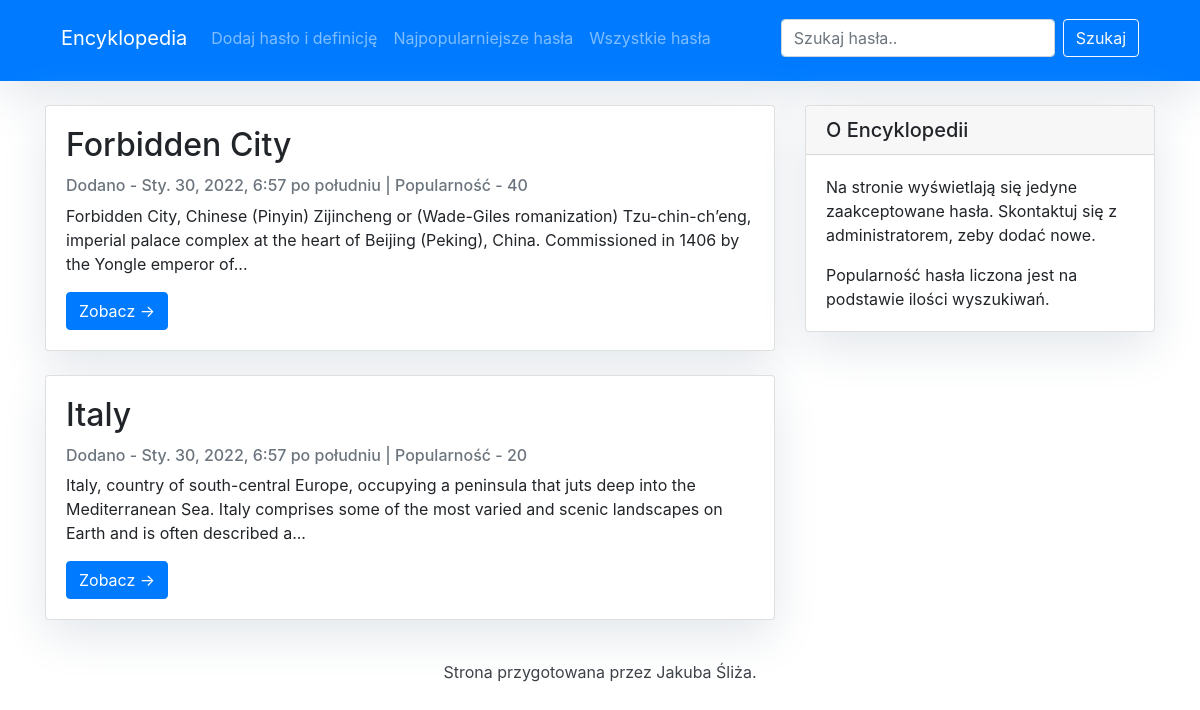
Before: /najpopularniejsze/ with the older database file.
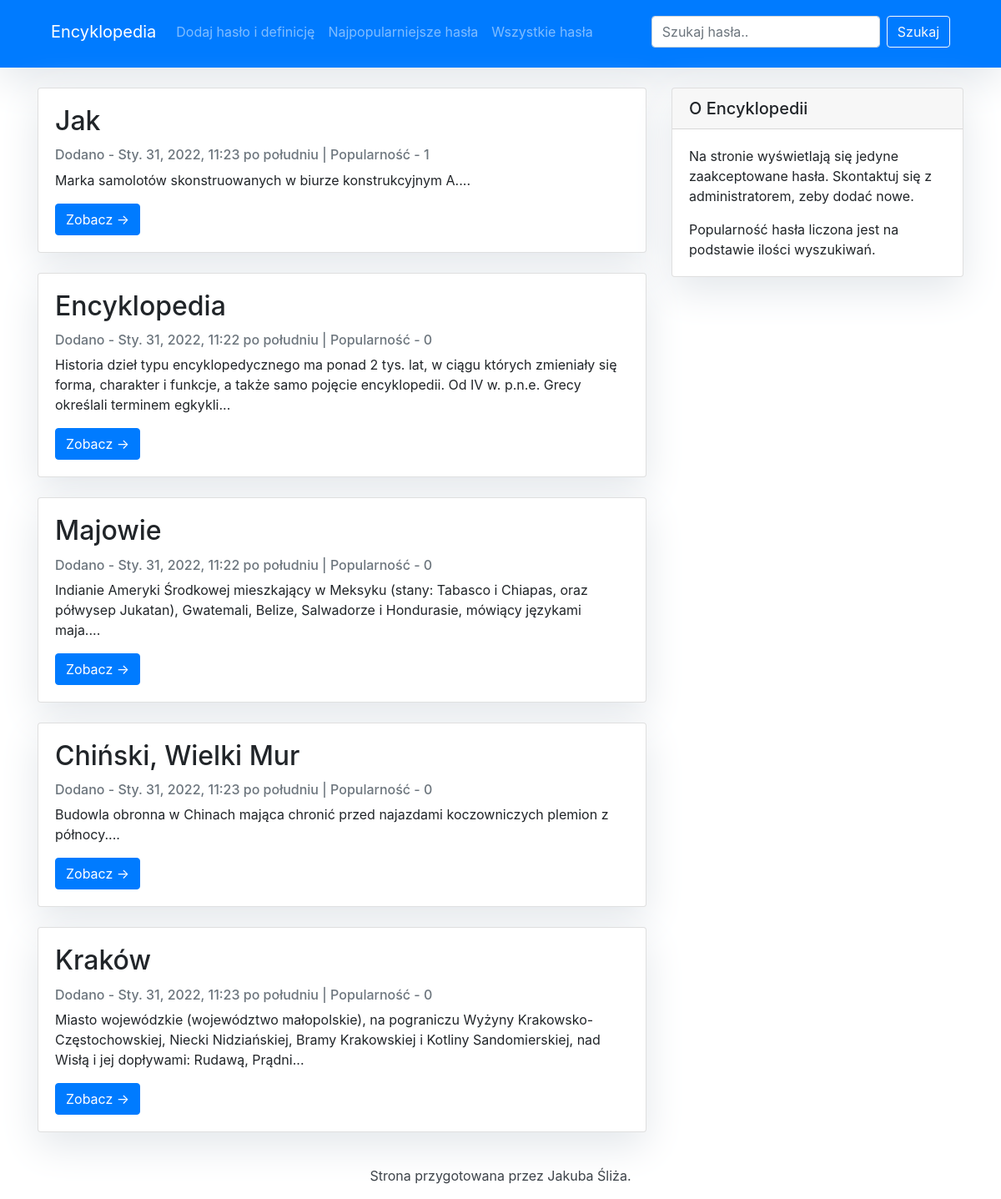
After: the same page with the newer database file.
### manager/models.py (models this page shows, shortened)
class Entry(models.Model):
    word = models.CharField(max_length=300, unique=True)
    slug = models.SlugField(blank = True, unique = True)
    definition = models.TextField()
    status = models.IntegerField(choices=STATUS, default=0)
    search_count = models.IntegerField(default= 0)
    created_at = models.DateTimeField(auto_now_add=True)
    updated_at = models.DateTimeField(auto_now=True)
    class Meta:
        ordering = ['-created_at']
        verbose_name_plural = 'entries'

### manager/views.py (the view)
# urls.py: path('najpopularniejsze/', views.PopularEntryList.as_view(), name='popular-entries'),
class PopularEntryList(generic.ListView):
    queryset = Entry.objects.filter(status=1).order_by('-search_count')[:5]
    template_name = 'popular_entries.html'

### manager/templates/popular_entries.html
{% extends "base.html" %}
{% block content %}
<div class="container">
    <div class="row">
        <div class="col-md-8 left">
            {% for entry in entry_list %}
            <div class="card my-4">
                <div class="card-body">
                    <h2 class="card-title">{{ entry.word }}</h2>
                    <p class="card-text text-muted h6">Dodano - {{ entry.created_at }} | Popularność - {{ entry.search_count }}</p>
                    <p class="card-text">{{entry.definition|slice:":200" }}...</p>
                    <a href="{% url 'manager:entry-detail' entry.slug  %}" class="btn btn-primary">Zobacz &rarr;</a>
                </div>
            </div>
            {% endfor %}
        </div>
        {% block sidebar %} {% include 'sidebar.html' %} {% endblock sidebar %}
    </div>
</div>
{% endblock %}

Changed rows visible on the page:
removed Entry: word "Forbidden City", created_at "Sty. 30, 2022, 6:57 po południu", search_count "40", definition "Forbidden City, Chinese (Pinyin) Zijincheng or (Wade-Giles romanization) Tzu-chin-ch’eng, imperial palace complex at the heart of Beijing (Peking), China. Commissioned in 1406 by the Yongle emperor of"
removed Entry: word "Italy", created_at "Sty. 30, 2022, 6:57 po południu", search_count "20", definition "Italy, country of south-central Europe, occupying a peninsula that juts deep into the Mediterranean Sea. Italy comprises some of the most varied and scenic landscapes on Earth and is often described a"
added Entry: word "Jak", created_at "Sty. 31, 2022, 11:23 po południu", search_count "1", definition "Marka samolotów skonstruowanych w biurze konstrukcyjnym A."
added Entry: word "Encyklopedia", created_at "Sty. 31, 2022, 11:22 po południu", search_count "0", definition "Historia dzieł typu encyklopedycznego ma ponad 2 tys. lat, w ciągu których zmieniały się forma, charakter i funkcje, a także samo pojęcie encyklopedii. Od IV w. p.n.e. Grecy określali terminem egkykli"
added Entry: word "Majowie", created_at "Sty. 31, 2022, 11:22 po południu", search_count "0", definition "Indianie Ameryki Środkowej mieszkający w Meksyku (stany: Tabasco i Chiapas, oraz półwysep Jukatan), Gwatemali, Belize, Salwadorze i Hondurasie, mówiący językami maja."
added Entry: word "Chiński, Wielki Mur", created_at "Sty. 31, 2022, 11:23 po południu", search_count "0", definition "Budowla obronna w Chinach mająca chronić przed najazdami koczowniczych plemion z północy."
added Entry: word "Kraków", created_at "Sty. 31, 2022, 11:23 po południu", search_count "0", definition "Miasto wojewódzkie (województwo małopolskie), na pograniczu Wyżyny Krakowsko-Częstochowskiej, Niecki Nidziańskiej, Bramy Krakowskiej i Kotliny Sandomierskiej, nad Wisłą i jej dopływami: Rudawą, Prądni"
